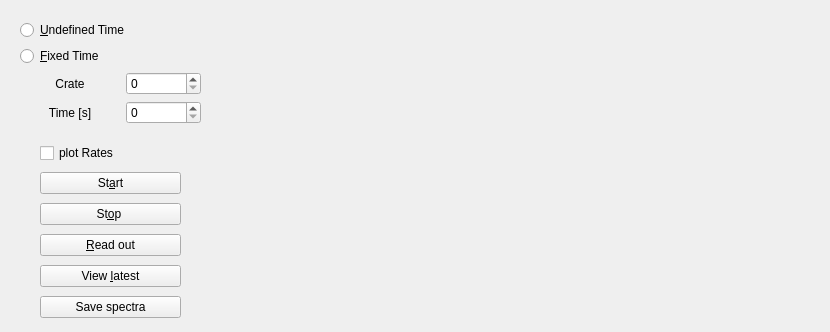
    <widget class="QWidget" name="tab_2">
     <attribute name="title">
      <string>MCA Run</string>
     </attribute>
     <widget class="QWidget" name="layoutWidget3">
      <property name="geometry">
       <rect>
        <x>20</x>
        <y>20</y>
        <width>181</width>
        <height>114</height>
       </rect>
      </property>
      <layout class="QVBoxLayout" name="mcaSettingsLayout">
       <item>
        <widget class="QRadioButton" name="utimeRadio">
         <property name="text">
          <string>&amp;Undefined Time</string>
         </property>
        </widget>
       </item>
       <item>
        <widget class="QRadioButton" name="ftimeRadio">
         <property name="text">
          <string>&amp;Fixed Time</string>
         </property>
        </widget>
       </item>
       <item>
        <layout class="QFormLayout" name="formLayout">
         <property name="fieldGrowthPolicy">
          <enum>QFormLayout::AllNonFixedFieldsGrow</enum>
         </property>
         <item row="0" column="0">
          <widget class="QLabel" name="crateLabel">
           <property name="minimumSize">
            <size>
             <width>100</width>
             <height>0</height>
            </size>
           </property>
           <property name="text">
            <string>Crate</string>
           </property>
           <property name="alignment">
            <set>Qt::AlignCenter</set>
           </property>
          </widget>
         </item>
         <item row="1" column="0">
          <widget class="QLabel" name="timeLabel">
           <property name="minimumSize">
            <size>
             <width>100</width>
             <height>0</height>
            </size>
           </property>
           <property name="text">
            <string>Time [s]</string>
           </property>
           <property name="alignment">
            <set>Qt::AlignCenter</set>
           </property>
          </widget>
         </item>
         <item row="0" column="1">
          <widget class="QSpinBox" name="crateBox"/>
         </item>
         <item row="1" column="1">
          <widget class="QSpinBox" name="mcaTimeBox">
           <property name="maximum">
            <number>9999</number>
           </property>
          </widget>
         </item>
        </layout>
       </item>
      </layout>
     </widget>
     <widget class="QWidget" name="layoutWidget4">
      <property name="geometry">
       <rect>
        <x>40</x>
        <y>140</y>
        <width>141</width>
        <height>183</height>
       </rect>
      </property>
      <layout class="QVBoxLayout" name="mcaButtonLayout">
       <item>
        <widget class="QCheckBox" name="plotRatesCheck">
         <property name="toolTip">
          <string>This will activate the &quot;Rates Plot&quot; and the &quot;Scaler&quot; for the MCA Run, i.e. the rates of the detectors will be plotted in the corresponing tab. This will increase the deadtime of your meassurement!</string>
         </property>
         <property name="whatsThis">
          <string>This will activate the &quot;Rates Plot&quot; and the &quot;Scaler&quot; for the MCA Run, i.e. the rates of the detectors will be plotted in the corresponing tab. This will increase the deadtime of your meassurement!</string>
         </property>
         <property name="text">
          <string>plot Rates</string>
         </property>
        </widget>
       </item>
       <item>
        <widget class="QPushButton" name="mcaStartButton">
         <property name="minimumSize">
          <size>
           <width>100</width>
           <height>0</height>
          </size>
         </property>
         <property name="text">
          <string>St&amp;art</string>
         </property>
        </widget>
       </item>
       <item>
        <widget class="QPushButton" name="mcaStopButton">
         <property name="text">
          <string>St&amp;op </string>
         </property>
        </widget>
       </item>
       <item>
        <widget class="QPushButton" name="mcaReadoutButton">
         <property name="text">
          <string>&amp;Read out</string>
         </property>
        </widget>
       </item>
       <item>
        <widget class="QPushButton" name="mcaViewlatestButton">
         <property name="text">
          <string>View &amp;latest</string>
         </property>
        </widget>
       </item>
       <item>
        <widget class="QPushButton" name="mcaSaveButton">
         <property name="text">
          <string>Save spectra</string>
         </property>
        </widget>
       </item>
      </layout>
     </widget>
     <widget class="QCustomPlot" name="mcaPlot" native="true">
      <property name="geometry">
       <rect>
        <x>240</x>
        <y>10</y>
        <width>581</width>
        <height>291</height>
       </rect>
      </property>
     </widget>
    </widget>
